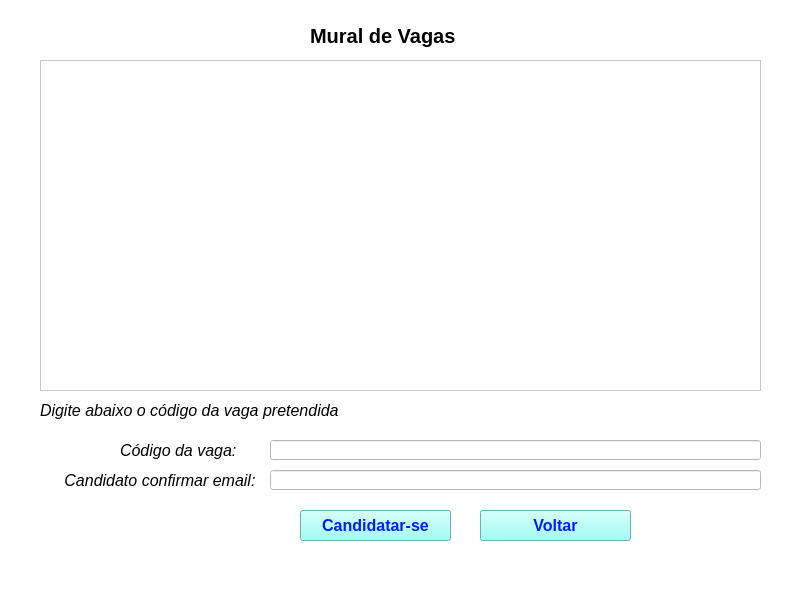
<?xml version="1.0" encoding="UTF-8"?>
<ui version="4.0">
 <class>MainWindow</class>
 <widget class="QMainWindow" name="MainWindow">
  <property name="geometry">
   <rect>
    <x>0</x>
    <y>0</y>
    <width>800</width>
    <height>600</height>
   </rect>
  </property>
  <property name="windowTitle">
   <string>MainWindow</string>
  </property>
  <property name="styleSheet">
   <string notr="true">background-color: rgb(255, 255, 255);</string>
  </property>
  <property name="inputMethodHints">
   <set>Qt::ImhNone</set>
  </property>
  <widget class="QWidget" name="centralwidget">
   <widget class="QLabel" name="label">
    <property name="geometry">
     <rect>
      <x>310</x>
      <y>20</y>
      <width>181</width>
      <height>31</height>
     </rect>
    </property>
    <property name="font">
     <font>
      <pointsize>15</pointsize>
      <weight>75</weight>
      <bold>true</bold>
     </font>
    </property>
    <property name="text">
     <string>Mural de Vagas</string>
    </property>
   </widget>
   <widget class="QLabel" name="label_2">
    <property name="geometry">
     <rect>
      <x>120</x>
      <y>440</y>
      <width>131</width>
      <height>20</height>
     </rect>
    </property>
    <property name="font">
     <font>
      <pointsize>12</pointsize>
      <italic>true</italic>
     </font>
    </property>
    <property name="text">
     <string>Código da vaga:</string>
    </property>
   </widget>
   <widget class="QLineEdit" name="codigoVaga">
    <property name="geometry">
     <rect>
      <x>270</x>
      <y>440</y>
      <width>491</width>
      <height>20</height>
     </rect>
    </property>
    <property name="toolTip">
     <string/>
    </property>
    <property name="toolTipDuration">
     <number>-2</number>
    </property>
    <property name="statusTip">
     <string/>
    </property>
    <property name="whatsThis">
     <string/>
    </property>
    <property name="accessibleName">
     <string/>
    </property>
    <property name="accessibleDescription">
     <string/>
    </property>
    <property name="inputMethodHints">
     <set>Qt::ImhLowercaseOnly</set>
    </property>
    <property name="text">
     <string/>
    </property>
    <property name="placeholderText">
     <string extracomment="Favor digitar o código da vaga pretendida"/>
    </property>
   </widget>
   <widget class="QPushButton" name="pbCandidatarMural">
    <property name="geometry">
     <rect>
      <x>300</x>
      <y>510</y>
      <width>151</width>
      <height>31</height>
     </rect>
    </property>
    <property name="font">
     <font>
      <pointsize>12</pointsize>
      <weight>75</weight>
      <bold>true</bold>
     </font>
    </property>
    <property name="styleSheet">
     <string notr="true">background-color: rgb(135, 255, 245);
color: rgb(3, 28, 255);</string>
    </property>
    <property name="text">
     <string>Candidatar-se</string>
    </property>
   </widget>
   <widget class="QLabel" name="label_3">
    <property name="geometry">
     <rect>
      <x>40</x>
      <y>400</y>
      <width>311</width>
      <height>20</height>
     </rect>
    </property>
    <property name="font">
     <font>
      <pointsize>12</pointsize>
      <italic>true</italic>
     </font>
    </property>
    <property name="text">
     <string>Digite abaixo o código da vaga pretendida</string>
    </property>
   </widget>
   <widget class="QTableWidget" name="tableWidget">
    <property name="geometry">
     <rect>
      <x>40</x>
      <y>60</y>
      <width>721</width>
      <height>331</height>
     </rect>
    </property>
   </widget>
   <widget class="QLabel" name="label_4">
    <property name="geometry">
     <rect>
      <x>60</x>
      <y>470</y>
      <width>211</width>
      <height>20</height>
     </rect>
    </property>
    <property name="font">
     <font>
      <pointsize>12</pointsize>
      <italic>true</italic>
     </font>
    </property>
    <property name="text">
     <string> Candidato confirmar email:</string>
    </property>
   </widget>
   <widget class="QLineEdit" name="emailCandidato">
    <property name="geometry">
     <rect>
      <x>270</x>
      <y>470</y>
      <width>491</width>
      <height>20</height>
     </rect>
    </property>
   </widget>
   <widget class="QLabel" name="mensagemDePreenchimento">
    <property name="geometry">
     <rect>
      <x>380</x>
      <y>400</y>
      <width>411</width>
      <height>20</height>
     </rect>
    </property>
    <property name="font">
     <font>
      <pointsize>12</pointsize>
      <italic>true</italic>
     </font>
    </property>
    <property name="text">
     <string/>
    </property>
   </widget>
   <widget class="QPushButton" name="pbVolarMuralVagas">
    <property name="geometry">
     <rect>
      <x>480</x>
      <y>510</y>
      <width>151</width>
      <height>31</height>
     </rect>
    </property>
    <property name="font">
     <font>
      <pointsize>12</pointsize>
      <weight>75</weight>
      <bold>true</bold>
     </font>
    </property>
    <property name="styleSheet">
     <string notr="true">background-color: rgb(135, 255, 245);
color: rgb(3, 28, 255);</string>
    </property>
    <property name="text">
     <string>Voltar</string>
    </property>
   </widget>
  </widget>
  <widget class="QMenuBar" name="menubar">
   <property name="geometry">
    <rect>
     <x>0</x>
     <y>0</y>
     <width>800</width>
     <height>21</height>
    </rect>
   </property>
  </widget>
  <widget class="QStatusBar" name="statusbar"/>
 </widget>
 <resources/>
 <connections/>
</ui>
